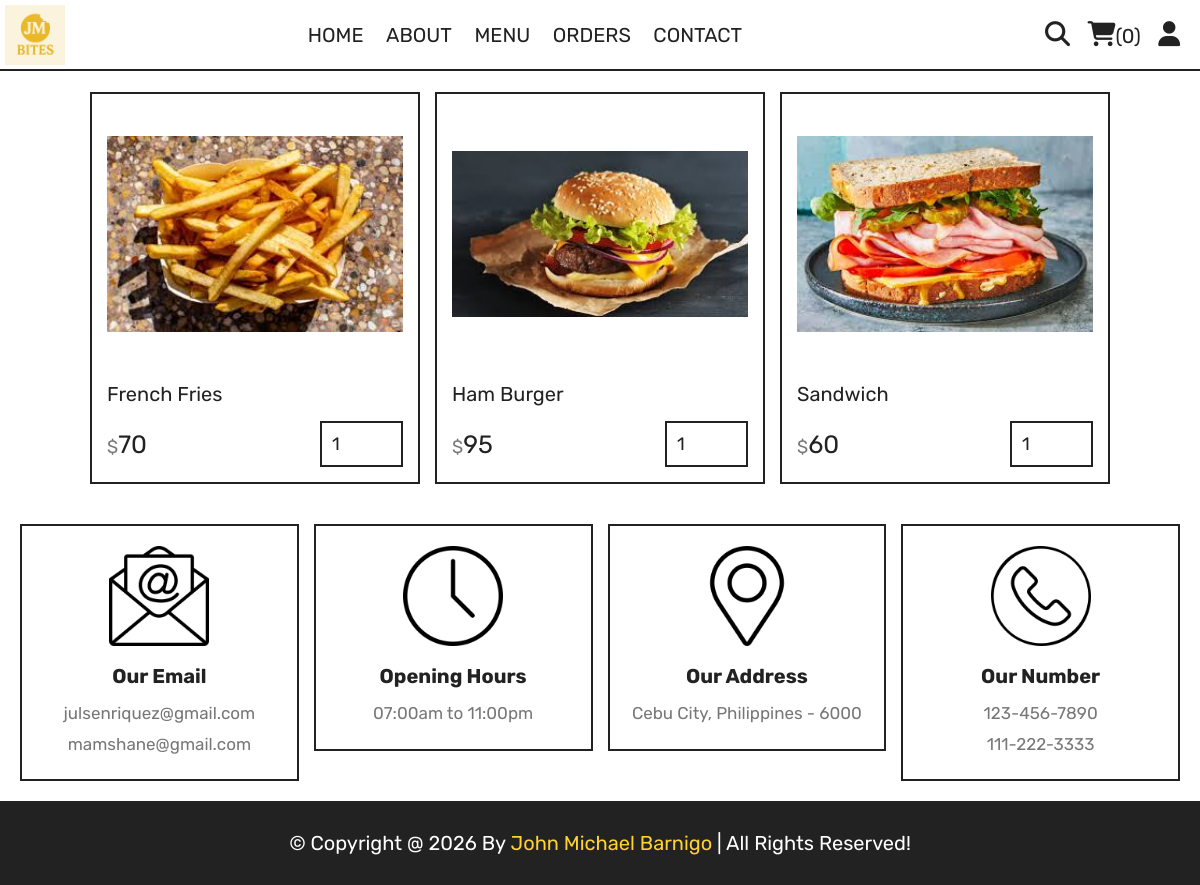
/category.php?category=fast food, run on the app's committed database.
### tables this page shows
CREATE TABLE `products` (
  `id` int(100) NOT NULL,
  `name` varchar(100) NOT NULL,
  `category` varchar(100) NOT NULL,
  `price` int(10) NOT NULL,
  `image` varchar(100) NOT NULL
);

### category.php (the view, shortened to what this page needs)
<?php
include 'components/connect.php';
?>
<!DOCTYPE html>
<html lang="en">
<head>
   <link rel="stylesheet" href="https://cdnjs.cloudflare.com/ajax/libs/font-awesome/6.1.1/css/all.min.css">
   <link rel="stylesheet" href="css/style.css">
</head>
<body>
<?php include 'components/user_header.php'; ?>
<section class="products">
   <h1 class="title">food category</h1>
   <div class="box-container">
      <?php
         $category = $_GET['category'];
         $select_products = $conn->prepare("SELECT * FROM `products` WHERE category = ?");
         $select_products->execute([$category]);
         if($select_products->rowCount() > 0){
            while($fetch_products = $select_products->fetch(PDO::FETCH_ASSOC)){
      ?>
      <form action="" method="post" class="box">
         <img src="uploaded_img/<?= $fetch_products['image']; ?>" alt="">
         <div class="name"><?= $fetch_products['name']; ?></div>
         <div class="flex">
            <div class="price"><span>$</span><?= $fetch_products['price']; ?></div>
            <input type="number" name="qty" class="qty" min="1" max="99" value="1" maxlength="2">
         </div>
      </form>
      <?php
            }
         }else{
            echo '<p class="empty">no products added yet!</p>';
         }
      ?>
   </div>
</section>
<?php include 'components/footer.php'; ?>
</body>
</html>

### css/style.css (style rules this page uses)
:root { --yellow:#fed330; --red:#e74c3c; --white:#fff; --black:#222; --light-color:#777; --border:.2rem solid var(--black); }
* { font-family: 'Rubik', sans-serif; margin:0; padding:0; box-sizing: border-box; outline: none; border: none; text-decoration: none; }
html { font-size: 62.5%; overflow-x: hidden; scroll-behavior: smooth; stop-opacity: 7rem; }
section { margin:0 auto; max-width: 1200px; padding:2rem; }
.title { text-align: center; margin-bottom: 2.5rem; font-size: 4rem; color:var(--black); text-transform: uppercase; text-decoration: underline; text-underline-offset: 1rem; }
.products .box-container { display: grid; grid-template-columns: repeat(auto-fit, 33rem); justify-content: center; align-items: flex-start; gap:1.5rem; }
.products .box-container .box { border:var(--border); padding:1.5rem; position: relative; overflow: hidden; }
.products .box-container .box img { height: 25rem; width: 100%; object-fit: contain; margin-bottom: 1rem; }
.products .box-container .box .name { font-size: 2rem; color:var(--black); margin:1rem 0; }
.products .box-container .box .flex { display: flex; align-items: center; gap:1rem; margin-top: 1.5rem; }
.products .box-container .box .flex .price { margin-right: auto; font-size: 2.5rem; color:var(--black); }
.products .box-container .box .flex .price span { color:var(--light-color); font-size: 1.8rem; }
.products .box-container .box .flex .qty { padding:1rem; border:var(--border); font-size: 1.8rem; color:var(--black); }

### data on the page
products: image (picture), name "French Fries", price "70"
products: image (picture), name "Ham Burger", price "95"
products: image (picture), name "Sandwich", price "60"

### other printed values
$total_cart_items "0"
